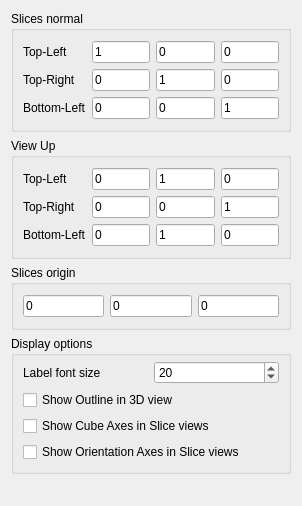
<?xml version="1.0" encoding="UTF-8"?>
<ui version="4.0">
 <class>pqQuadViewOptions</class>
 <widget class="QWidget" name="pqQuadViewOptions">
  <property name="geometry">
   <rect>
    <x>0</x>
    <y>0</y>
    <width>302</width>
    <height>506</height>
   </rect>
  </property>
  <property name="windowTitle">
   <string>Dialog</string>
  </property>
  <layout class="QVBoxLayout" name="verticalLayout">
   <item>
    <widget class="QGroupBox" name="Normals">
     <property name="title">
      <string>Slices normal</string>
     </property>
     <layout class="QGridLayout" name="gridLayout_2">
      <property name="topMargin">
       <number>10</number>
      </property>
      <property name="bottomMargin">
       <number>10</number>
      </property>
      <item row="0" column="0">
       <widget class="QLabel" name="TopLeftLabel">
        <property name="text">
         <string>Top-Left</string>
        </property>
       </widget>
      </item>
      <item row="0" column="1">
       <widget class="QLineEdit" name="TopLeftX">
        <property name="text">
         <string>1</string>
        </property>
       </widget>
      </item>
      <item row="0" column="2">
       <widget class="QLineEdit" name="TopLeftY">
        <property name="text">
         <string>0</string>
        </property>
       </widget>
      </item>
      <item row="0" column="3">
       <widget class="QLineEdit" name="TopLeftZ">
        <property name="text">
         <string>0</string>
        </property>
       </widget>
      </item>
      <item row="1" column="0">
       <widget class="QLabel" name="TopRightLabel">
        <property name="text">
         <string>Top-Right</string>
        </property>
       </widget>
      </item>
      <item row="1" column="1">
       <widget class="QLineEdit" name="TopRightX">
        <property name="text">
         <string>0</string>
        </property>
       </widget>
      </item>
      <item row="1" column="2">
       <widget class="QLineEdit" name="TopRightY">
        <property name="text">
         <string>1</string>
        </property>
       </widget>
      </item>
      <item row="1" column="3">
       <widget class="QLineEdit" name="TopRightZ">
        <property name="text">
         <string>0</string>
        </property>
       </widget>
      </item>
      <item row="2" column="0">
       <widget class="QLabel" name="BottomLeftLabel">
        <property name="text">
         <string>Bottom-Left</string>
        </property>
       </widget>
      </item>
      <item row="2" column="1">
       <widget class="QLineEdit" name="BottomLeftX">
        <property name="text">
         <string>0</string>
        </property>
       </widget>
      </item>
      <item row="2" column="2">
       <widget class="QLineEdit" name="BottomLeftY">
        <property name="text">
         <string>0</string>
        </property>
       </widget>
      </item>
      <item row="2" column="3">
       <widget class="QLineEdit" name="BottomLeftZ">
        <property name="text">
         <string>1</string>
        </property>
       </widget>
      </item>
     </layout>
    </widget>
   </item>
   <item>
    <widget class="QGroupBox" name="ViewUp">
     <property name="title">
      <string>View Up</string>
     </property>
     <layout class="QGridLayout" name="gridLayout">
      <property name="topMargin">
       <number>10</number>
      </property>
      <property name="bottomMargin">
       <number>10</number>
      </property>
      <item row="1" column="2">
       <widget class="QLineEdit" name="TopRightViewUpY">
        <property name="text">
         <string>0</string>
        </property>
       </widget>
      </item>
      <item row="1" column="3">
       <widget class="QLineEdit" name="TopRightViewUpZ">
        <property name="text">
         <string>1</string>
        </property>
       </widget>
      </item>
      <item row="0" column="3">
       <widget class="QLineEdit" name="TopLeftViewUpZ">
        <property name="text">
         <string>0</string>
        </property>
       </widget>
      </item>
      <item row="0" column="1">
       <widget class="QLineEdit" name="TopLeftViewUpX">
        <property name="text">
         <string>0</string>
        </property>
       </widget>
      </item>
      <item row="2" column="1">
       <widget class="QLineEdit" name="BottomLeftViewUpX">
        <property name="text">
         <string>0</string>
        </property>
       </widget>
      </item>
      <item row="2" column="0">
       <widget class="QLabel" name="BottomLeftLabelViewUp">
        <property name="text">
         <string>Bottom-Left</string>
        </property>
       </widget>
      </item>
      <item row="1" column="0">
       <widget class="QLabel" name="TopRightLabelViewUp">
        <property name="text">
         <string>Top-Right</string>
        </property>
       </widget>
      </item>
      <item row="0" column="2">
       <widget class="QLineEdit" name="TopLeftViewUpY">
        <property name="text">
         <string>1</string>
        </property>
       </widget>
      </item>
      <item row="0" column="0">
       <widget class="QLabel" name="TopLeftLabelViewUp">
        <property name="text">
         <string>Top-Left</string>
        </property>
       </widget>
      </item>
      <item row="2" column="3">
       <widget class="QLineEdit" name="BottomLeftViewUpZ">
        <property name="text">
         <string>0</string>
        </property>
       </widget>
      </item>
      <item row="2" column="2">
       <widget class="QLineEdit" name="BottomLeftViewUpY">
        <property name="text">
         <string>1</string>
        </property>
       </widget>
      </item>
      <item row="1" column="1">
       <widget class="QLineEdit" name="TopRightViewUpX">
        <property name="text">
         <string>0</string>
        </property>
       </widget>
      </item>
     </layout>
    </widget>
   </item>
   <item>
    <widget class="QGroupBox" name="Origin">
     <property name="title">
      <string>Slices origin</string>
     </property>
     <layout class="QHBoxLayout" name="horizontalLayout">
      <property name="topMargin">
       <number>10</number>
      </property>
      <property name="bottomMargin">
       <number>10</number>
      </property>
      <item>
       <widget class="QLineEdit" name="X">
        <property name="text">
         <string>0</string>
        </property>
       </widget>
      </item>
      <item>
       <widget class="QLineEdit" name="Y">
        <property name="text">
         <string>0</string>
        </property>
       </widget>
      </item>
      <item>
       <widget class="QLineEdit" name="Z">
        <property name="text">
         <string>0</string>
        </property>
       </widget>
      </item>
     </layout>
    </widget>
   </item>
   <item>
    <widget class="QGroupBox" name="groupBox">
     <property name="title">
      <string>Display options</string>
     </property>
     <layout class="QGridLayout" name="gridLayout_4">
      <property name="topMargin">
       <number>5</number>
      </property>
      <item row="4" column="0">
       <widget class="QCheckBox" name="ShowCubeAxes">
        <property name="text">
         <string>Show Cube Axes in Slice views</string>
        </property>
       </widget>
      </item>
      <item row="2" column="0">
       <widget class="QCheckBox" name="ShowOutline">
        <property name="text">
         <string>Show Outline in 3D view</string>
        </property>
       </widget>
      </item>
      <item row="1" column="0">
       <widget class="QWidget" name="widget" native="true">
        <layout class="QHBoxLayout" name="horizontalLayout_2">
         <property name="margin">
          <number>0</number>
         </property>
         <item>
          <widget class="QLabel" name="FontSizeLabel">
           <property name="text">
            <string>Label font size</string>
           </property>
          </widget>
         </item>
         <item>
          <widget class="QSpinBox" name="FontSize">
           <property name="minimum">
            <number>5</number>
           </property>
           <property name="maximum">
            <number>50</number>
           </property>
           <property name="value">
            <number>20</number>
           </property>
          </widget>
         </item>
        </layout>
       </widget>
      </item>
      <item row="5" column="0">
       <widget class="QCheckBox" name="SliceOrientationAxesVisibility">
        <property name="text">
         <string>Show Orientation Axes in Slice views</string>
        </property>
       </widget>
      </item>
     </layout>
    </widget>
   </item>
   <item>
    <spacer name="verticalSpacer">
     <property name="orientation">
      <enum>Qt::Vertical</enum>
     </property>
     <property name="sizeHint" stdset="0">
      <size>
       <width>20</width>
       <height>40</height>
      </size>
     </property>
    </spacer>
   </item>
  </layout>
 </widget>
 <resources/>
 <connections/>
</ui>
